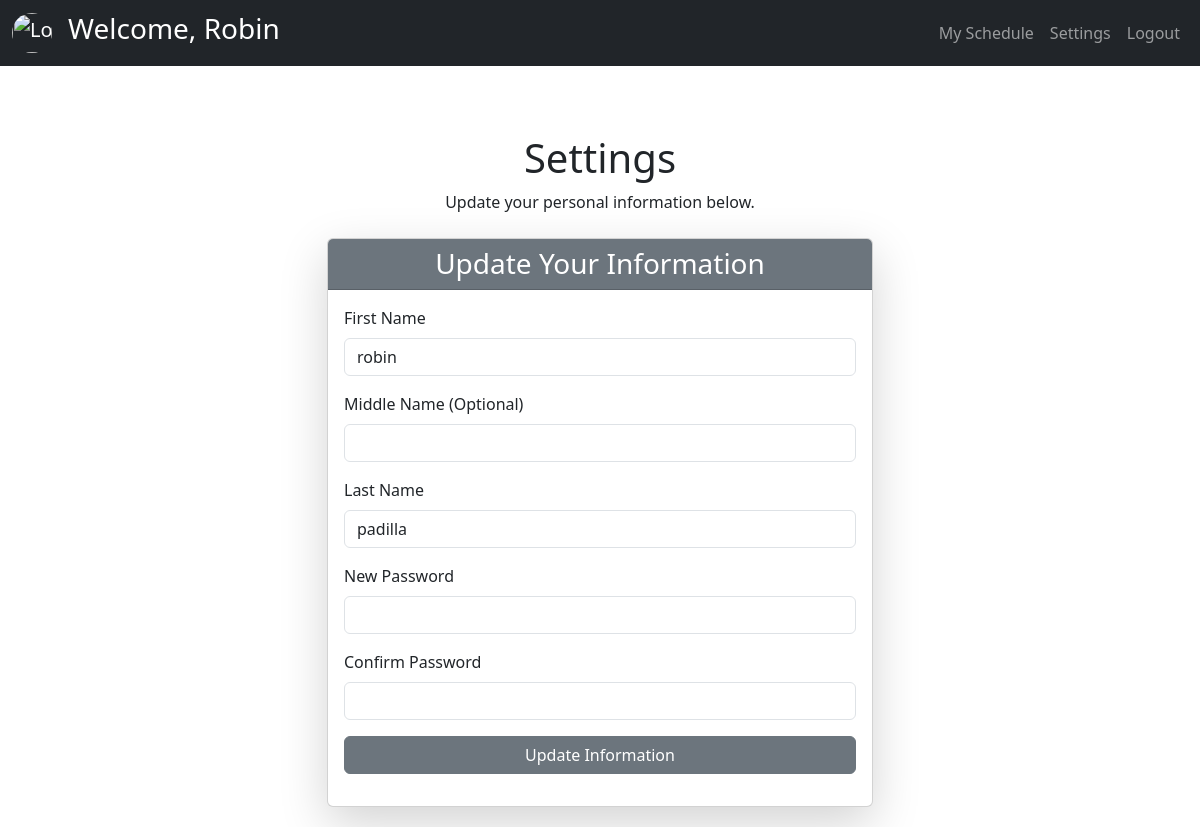
Page /teacher/settings.php (signed in) on the earlier database version.
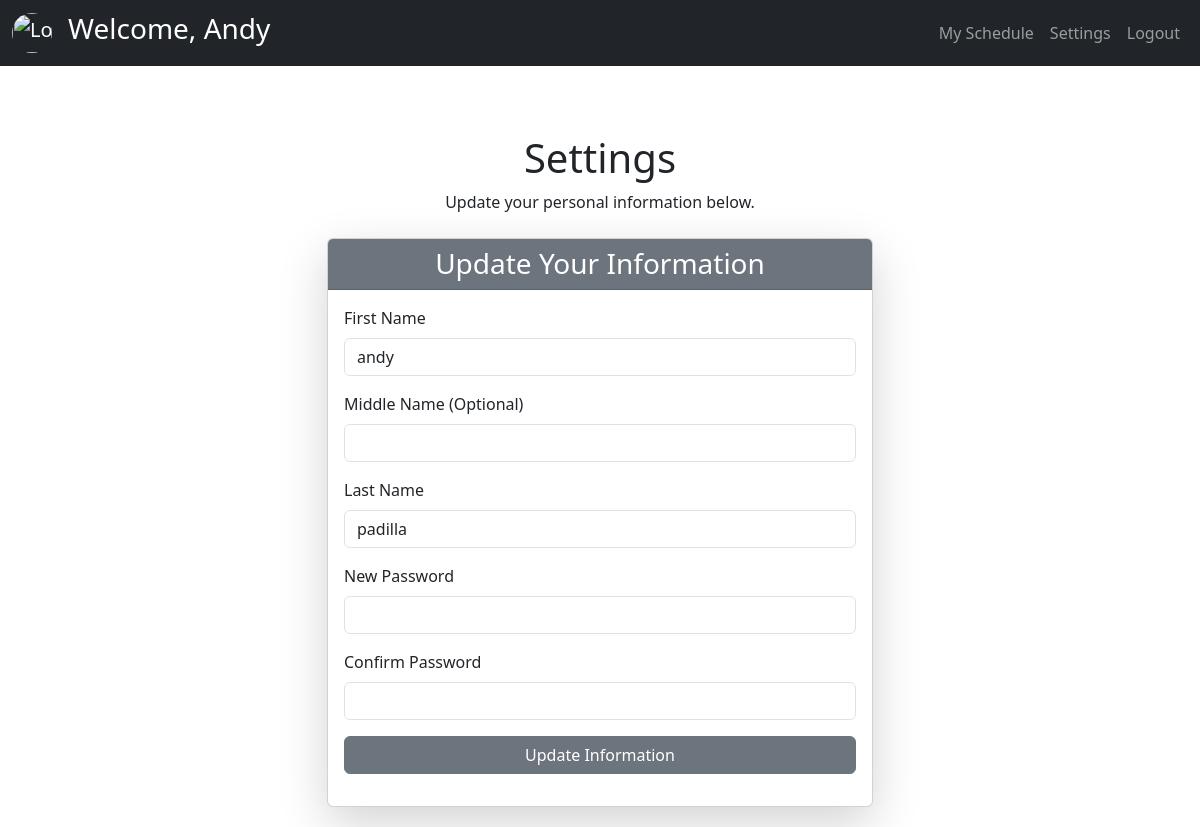
Same page on the later database version.
### tables this page shows
CREATE TABLE `tblfacultymember` (
  `teacher_id` int(11) NOT NULL,
  `ID_code` varchar(60) NOT NULL,
  `fname` varchar(60) NOT NULL,
  `mname` varchar(60) NOT NULL,
  `lname` varchar(60) NOT NULL,
  `designation` varchar(60) NOT NULL,
  `Password` varchar(60) DEFAULT NULL,
  `teacher_status` int(11) NOT NULL DEFAULT 1 COMMENT '0=archive,1=active'
);

### teacher/backend/db.php (called while the page is built, shortened)
<?php
class db_connect
{
    public $host = db_host;
    public $user = db_user;
    public $pass = db_pass;
    public $name = db_name;
    public function connect()
    {
        try {
            $this->conn = new mysqli($this->host, $this->user, $this->pass, $this->name);
        } catch (\Throwable $th) {
            header("Location:setup.php");
        }
    }
}

### teacher/backend/class.php (called while the page is built, shortened)
<?php
include ('db.php');
class global_class extends db_connect
{
    public function fetch_teacher_detail($teacher_id) {
        $query = $this->conn->prepare("SELECT *
            FROM `tblfacultymember`
            WHERE teacher_status='1' AND teacher_id = ?");
        $query->bind_param("i", $teacher_id);
        if ($query->execute()) {
            $result = $query->get_result();
            return $result;
        } else {
            return false;
        }
    }
}

### teacher/settings.php (the view, shortened to what this page needs)
<?php
include "components/header.php";
?>
<h1 class="text-center mt-5">Settings</h1>
<p class="text-center">Update your personal information below.</p>
<div class="container mt-4">
    <div class="row justify-content-center">
        <div class="col-md-6">
            <div class="card shadow-lg">
                <div class="card-header bg-secondary text-white">
                    <h3 class="mb-0 text-center">Update Your Information</h3>
                </div>
                <div class="card-body">
                    <form id="frmUpdateAccountSetting">
                        <div class="mb-3">
                            <label for="firstName" class="form-label">First Name</label>
                            <input type="text" class="form-control" id="firstName" name="firstName" value="<?=$teacher['fname']?>" required>
                        </div>
                        <div class="mb-3">
                            <label for="middleName" class="form-label">Middle Name (Optional)</label>
                            <input type="text" class="form-control" id="middleName" name="middleName" value="<?=$teacher['mname']?>" >
                        </div>
                        <div class="mb-3">
                            <label for="lastName" class="form-label">Last Name</label>
                            <input type="text" class="form-control" id="lastName" name="lastName" value="<?=$teacher['lname']?>" required>
                        </div>
                        <div class="mb-3">
                            <label for="password" class="form-label">New Password</label>
                            <input type="password" class="form-control" id="newPassword" name="password">
                        </div>
                        <div class="mb-3">
                            <label for="password" class="form-label">Confirm Password</label>
                            <input type="password" class="form-control" id="confirmNewPassword" name="password">
                        </div>
                        <div class="d-grid">
                            <button type="submit" class="btn btn-secondary">Update Information</button>
                        </div>
                    </form>
                </div>
            </div>
        </div>
    </div>
</div>
<?php
include "components/footer.php";
?>

### teacher/components/header.php (shortened to what this page needs)
<?php
include('backend/class.php');
$db = new global_class();
$teacherDetails = $db->fetch_teacher_detail($_SESSION['teacher_id']);
$teacher = $teacherDetails->fetch_assoc();
?>
<head>
  <link href="https://cdn.jsdelivr.net/npm/bootstrap@5.3.3/dist/css/bootstrap.min.css" rel="stylesheet">
  <link rel="stylesheet" href="https://cdn.jsdelivr.net/npm/sweetalert2@11/dist/sweetalert2.min.css">
  <link rel="stylesheet" href="https://cdnjs.cloudflare.com/ajax/libs/AlertifyJS/1.13.1/css/alertify.css" />
  <link rel="stylesheet" href="css/header.css">
</head>
<body>
  <?php include "../function/PageLoader.php";?>
  <nav class="navbar navbar-expand-lg navbar-dark bg-dark">
    <div class="container-fluid">
      <a class="navbar-brand" href="#">
      <img src="https://encrypted-tbn0.gstatic.com/images?q=tbn:ANd9GcSiQc01tubeOKno4VlBcUlZ-OEjad8ChfAYOw&s" alt="Logo" class="rounded-circle" style="width: 40px; height: 40px; object-fit: cover;">
    </a>
    <h3 class="text-white">Welcome, <?=ucfirst($teacher['fname']);?></h3>
      <div class="collapse navbar-collapse" id="navbarNav">
        <ul class="navbar-nav ms-auto">
          <li class="nav-item">
            <a class="nav-link" href="index.php">My Schedule</a>
          </li>
          <li class="nav-item">
            <a class="nav-link" href="settings.php">Settings</a>
          </li>
          <li class="nav-item">
            <a class="nav-link" href="logout.php">Logout</a>
          </li>
        </ul>
      </div>
    </div>
  </nav>
  <div class="content">

Differences in the rows shown:
changed tblfacultymember "padilla": fname "Robin" → "Andy"; firstName "robin" → "andy"
